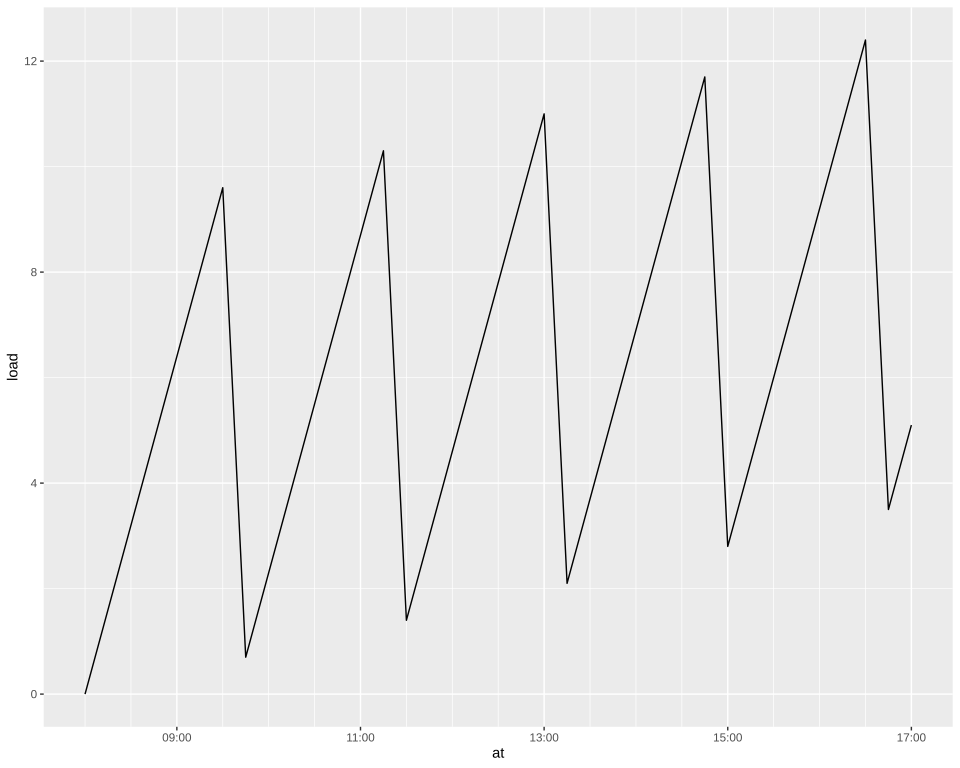

Write R code to recreate this figure.
# The plot test/golden/scale_datetime_width.svg draws, drawn by ggplot2 itself, as ggplot2's own visual tests draw
# their snapshots: the independent check on that golden whenever it changes. The suite never runs
# this; it needs R, ggplot2 and vdiffr, saved as the Docker image giggly-r:ggplot2-4.0.3. From the
# repository's root:
#
#   docker run --rm -v "$PWD/test/golden":/golden:ro giggly-r:ggplot2-4.0.3 \
#     Rscript /golden/scale_datetime_width.R > scale_datetime_width.ggplot2.svg
#
# and compare the two drawings element by element, as test/golden/point.R describes.
#
# A working day's load read every 15 minutes, 37 readings from 08:00 to 17:00 UTC on 10 March
# 2024, each the reading's index modulo 7 times 1.5 plus a tenth of the index: a break every two
# hours, laid from the start of the hour the widened axis starts in, each labelled by its hour and
# minute, and a minor grid line every half hour.
#
# First checked with ggplot2 4.0.3 and vdiffr 1.0.9: every element and clip path matches, the one
# departure test/golden/point.R's, the x axis drawn before the y.

library(ggplot2)

index <- 0:36
df <- data.frame(
  at = as.POSIXct("2024-03-10 08:00:00", tz = "UTC") + index * 15 * 60,
  load = (index %% 7) * 1.5 + index / 10
)
plot <- ggplot(df, aes(at, load)) +
  geom_line() +
  scale_x_datetime(date_breaks = "2 hours", date_labels = "%H:%M", date_minor_breaks = "30 mins") +
  theme_gray()

file <- tempfile(fileext = ".svg")
vdiffr::write_svg(plot, file)
cat(readLines(file), sep = "\n")
